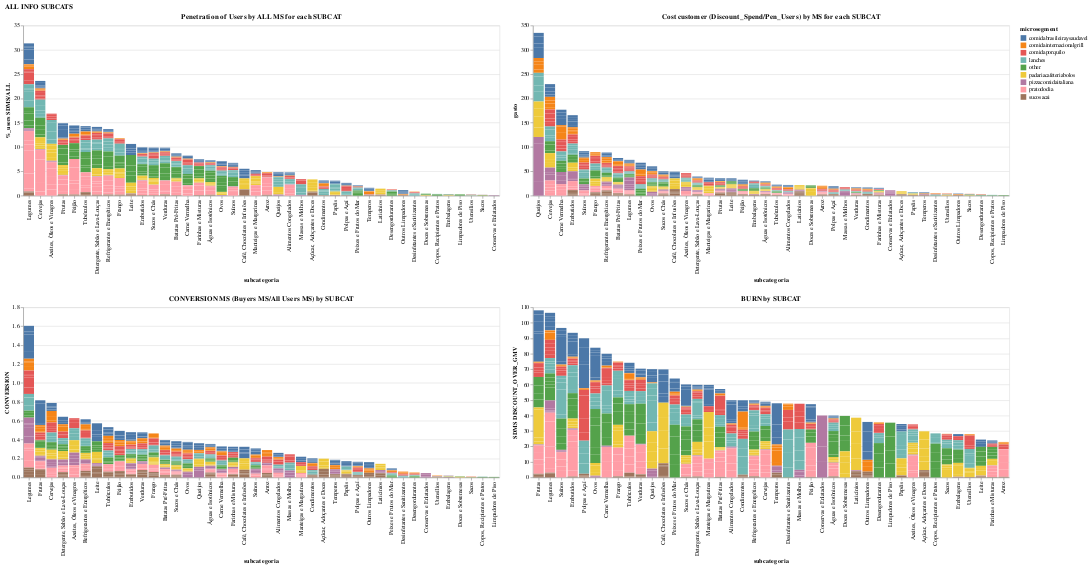

Source (notebook cell):
### Code cell
alt.vconcat(
    alt.hconcat(
        users_Penetration, Gasto_Users)
    .properties(
        title="ALL INFO SUBCATS"
    ),
    alt.hconcat(
        Conversion_MS, BURN_MS)
    .properties(
        #title="Click and drag the bottom bars to filter the scatter plot"    
    )
)

### Figure 1 — Vega-Lite specification as saved in the notebook (floating-point values rounded to 4 significant figures; data arrays with more than 128 entries replaced by an {"elided": "..."} marker saying what was removed)
{"config": {"view": {"continuousWidth": 400, "continuousHeight": 300}}, "vconcat": [{"hconcat": [{"mark": {"type": "bar", "color": "#FFAA20"}, "encoding": {"color": {"field": "microsegment", "type": "nominal"}, "tooltip": [{"field": "microsegment", "type": "nominal"}, {"field": "category", "type": "nominal"}, {"field": "week", "type": "nominal"}, {"field": "%_users SDMS/ALL", "type": "quantitative"}], "x": {"field": "subcategoria", "sort": "-y", "type": "nominal"}, "y": {"field": "%_users SDMS/ALL", "type": "quantitative"}}, "selection": {"selector018": {"type": "multi", "fields": ["microsegment"], "bind": "legend"}}, "title": "Penetration of Users by ALL MS for each SUBCAT", "transform": [{"filter": {"selection": "selector018"}}]}, {"mark": {"type": "bar", "color": "#FFAA20"}, "encoding": {"color": {"field": "microsegment", "type": "nominal"}, "tooltip": [{"field": "microsegment", "type": "nominal"}, {"field": "category", "type": "nominal"}, {"field": "week", "type": "nominal"}, {"field": "gasto", "type": "quantitative"}], "x": {"field": "subcategoria", "sort": "-y", "type": "nominal"}, "y": {"field": "gasto", "type": "quantitative"}}, "selection": {"selector019": {"type": "multi", "fields": ["microsegment"], "bind": "legend"}}, "title": "Cost customer (Discount_Spend/Pen_Users) by MS for each SUBCAT", "transform": [{"filter": {"selection": "selector019"}}]}], "title": "ALL INFO SUBCATS"}, {"hconcat": [{"mark": {"type": "bar", "color": "#FFAA20"}, "encoding": {"color": {"field": "microsegment", "type": "nominal"}, "tooltip": [{"field": "microsegment", "type": "nominal"}, {"field": "category", "type": "nominal"}, {"field": "week", "type": "nominal"}, {"field": "CONVERSION", "type": "quantitative"}], "x": {"field": "subcategoria", "sort": "-y", "type": "nominal"}, "y": {"field": "CONVERSION", "type": "quantitative"}}, "selection": {"selector020": {"type": "multi", "fields": ["microsegment"], "bind": "legend"}}, "title": "CONVERSION MS (Buyers MS/All Users MS) by SUBCAT", "transform": [{"filter": {"selection": "selector020"}}]}, {"mark": {"type": "bar", "color": "#FFAA20"}, "encoding": {"color": {"field": "microsegment", "type": "nominal"}, "tooltip": [{"field": "microsegment", "type": "nominal"}, {"field": "category", "type": "nominal"}, {"field": "week", "type": "nominal"}, {"field": "SDMS DISCOUNT_OVER_GMV", "type": "quantitative"}], "x": {"field": "subcategoria", "sort": "-y", "type": "nominal"}, "y": {"field": "SDMS DISCOUNT_OVER_GMV", "type": "quantitative"}}, "selection": {"selector021": {"type": "multi", "fields": ["microsegment"], "bind": "legend"}}, "title": "BURN by SUBCAT", "transform": [{"filter": {"selection": "selector021"}}]}]}], "data": {"name": "data-421955b28878b7baaf8e743cdcf5afba"}, "$schema": "https://vega.github.io/schema/vega-lite/v4.17.0.json", "datasets": {"data-421955b28878b7baaf8e743cdcf5afba": {"elided": "963 records"}}}
